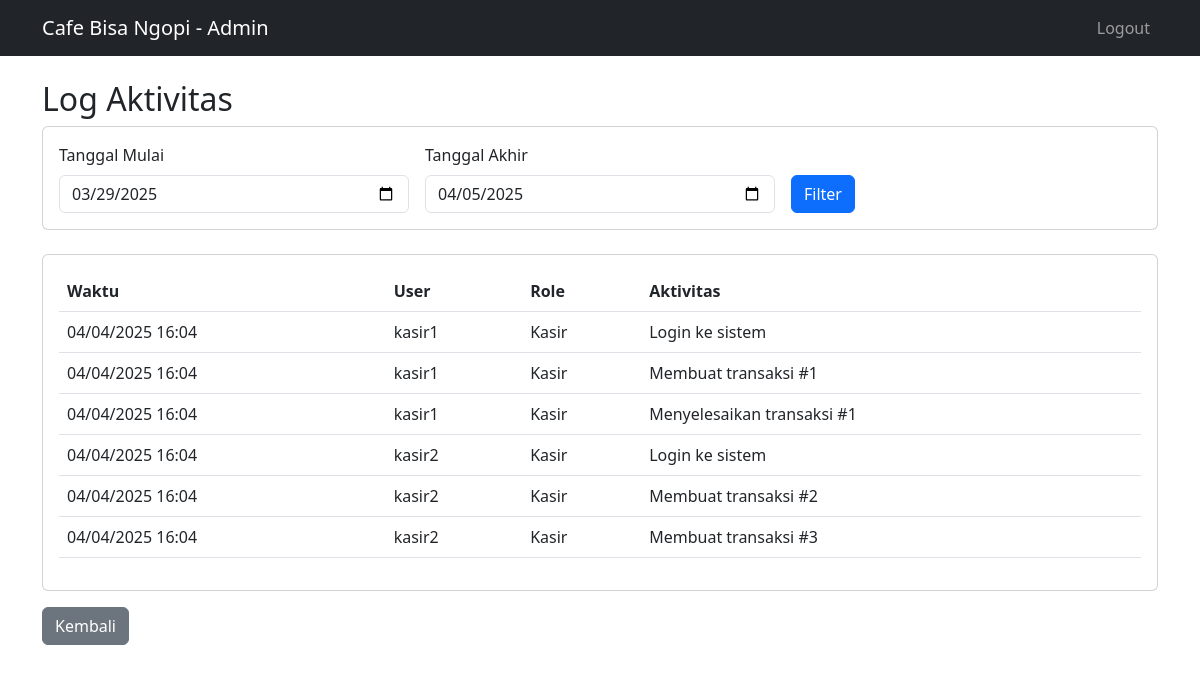
The app's page /pages/shared/activity_logs.php (signed in) with its own data.
### tables this page shows
CREATE TABLE IF NOT EXISTS activity_logs (
    id INT PRIMARY KEY AUTO_INCREMENT,
    user_id INT NOT NULL,
    activity VARCHAR(255) NOT NULL,
    created_at TIMESTAMP DEFAULT CURRENT_TIMESTAMP,
    FOREIGN KEY (user_id) REFERENCES users(id)
);

CREATE TABLE IF NOT EXISTS users (
    id INT PRIMARY KEY AUTO_INCREMENT,
    username VARCHAR(50) UNIQUE NOT NULL,
    password VARCHAR(255) NOT NULL,
    role ENUM('kasir', 'manajer', 'admin') NOT NULL,
    created_at TIMESTAMP DEFAULT CURRENT_TIMESTAMP
);

### pages/shared/activity_logs.php (the view, shortened to what this page needs)
<?php
require_once '../../config/database.php';
$start_date = isset($_GET['start_date']) ? $_GET['start_date'] : date('Y-m-d', strtotime('-7 days'));
$end_date = isset($_GET['end_date']) ? $_GET['end_date'] : date('Y-m-d');
$stmt = $pdo->prepare("
    SELECT
        al.*,
        u.username,
        u.role
    FROM activity_logs al
    JOIN users u ON al.user_id = u.id
    WHERE DATE(al.created_at) BETWEEN ? AND ?
    ORDER BY al.created_at DESC
");
$stmt->execute([$start_date, $end_date]);
$logs = $stmt->fetchAll();
?>
<!DOCTYPE html>
<html lang="en">
<head>
    <link href="https://cdn.jsdelivr.net/npm/bootstrap@5.3.0/dist/css/bootstrap.min.css" rel="stylesheet">
</head>
<body>
    <nav class="navbar navbar-expand-lg navbar-dark bg-dark">
        <div class="container">
            <a class="navbar-brand" href="../<?php echo $_SESSION['role']; ?>/dashboard.php">Cafe Bisa Ngopi -
                <?php echo ucfirst($_SESSION['role']); ?></a>
            <div class="navbar-nav ms-auto">
                <a class="nav-link" href="../../auth/logout.php">Logout</a>
            </div>
        </div>
    </nav>
    <div class="container mt-4">
        <h2>Log Aktivitas</h2>
        <div class="card mb-4">
            <div class="card-body">
                <form method="GET" class="row g-3">
                    <div class="col-md-4">
                        <label class="form-label">Tanggal Mulai</label>
                        <input type="date" name="start_date" class="form-control" value="<?php echo $start_date; ?>">
                    </div>
                    <div class="col-md-4">
                        <label class="form-label">Tanggal Akhir</label>
                        <input type="date" name="end_date" class="form-control" value="<?php echo $end_date; ?>">
                    </div>
                    <div class="col-md-4">
                        <label class="form-label">&nbsp;</label>
                        <button type="submit" class="btn btn-primary d-block">Filter</button>
                    </div>
                </form>
            </div>
        </div>
        <div class="card">
            <div class="card-body">
                <div class="table-responsive">
                    <table class="table">
                        <thead>
                            <tr>
                                <th>Waktu</th>
                                <th>User</th>
                                <th>Role</th>
                                <th>Aktivitas</th>
                            </tr>
                        </thead>
                        <tbody>
                            <?php foreach ($logs as $log): ?>
                            <tr>
                                <td><?php echo date('d/m/Y H:i', strtotime($log['created_at'])); ?></td>
                                <td><?php echo htmlspecialchars($log['username']); ?></td>
                                <td><?php echo ucfirst($log['role']); ?></td>
                                <td><?php echo htmlspecialchars($log['activity']); ?></td>
                            </tr>
                            <?php endforeach; ?>
                        </tbody>
                    </table>
                </div>
            </div>
        </div>
        <a href="../<?php echo $_SESSION['role']; ?>/dashboard.php" class="btn btn-secondary mt-3">Kembali</a>
    </div>
</body>
</html>

### records on screen
activity_logs: created_at "04/04/2025 16:04", user.username "kasir1", user.role "Kasir", activity "Login ke sistem"
activity_logs: created_at "04/04/2025 16:04", user.username "kasir1", user.role "Kasir", activity "Membuat transaksi #1"
activity_logs: created_at "04/04/2025 16:04", user.username "kasir1", user.role "Kasir", activity "Menyelesaikan transaksi #1"
activity_logs: created_at "04/04/2025 16:04", user.username "kasir2", user.role "Kasir", activity "Login ke sistem"
activity_logs: created_at "04/04/2025 16:04", user.username "kasir2", user.role "Kasir", activity "Membuat transaksi #2"
activity_logs: created_at "04/04/2025 16:04", user.username "kasir2", user.role "Kasir", activity "Membuat transaksi #3"

### other values on screen
$_SESSION['role'] "Admin"
